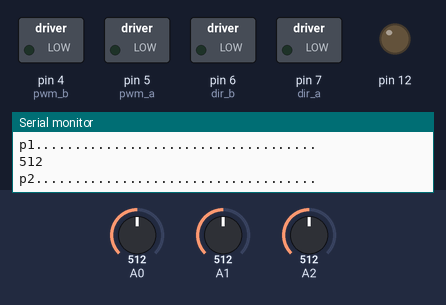
Simulated run of this sketch. Board: Arduino Uno, built with avr-gcc and run on an emulated ATmega328P. Parts: switched loads named in the sketch (green lamp = pin HIGH), output pins drawn as LEDs (lit = HIGH), the last lines printed to the serial monitor. The inputs (shaded band) are chosen by the test bench; at power-on: A2 = 512, A0 = 512, A1 = 512.

Above: at 1.2 s.
1.3 s: A2 set to 690
2.8 s: A2 set to 712
At 4.2 s:
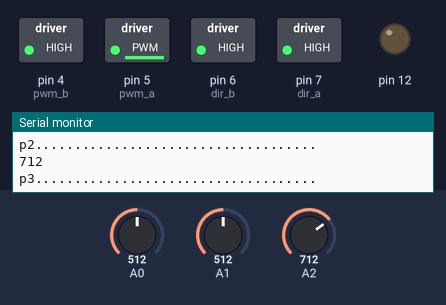
4.5 s: A0 set to 689
6.0 s: A0 set to 712
At 6.5 s:
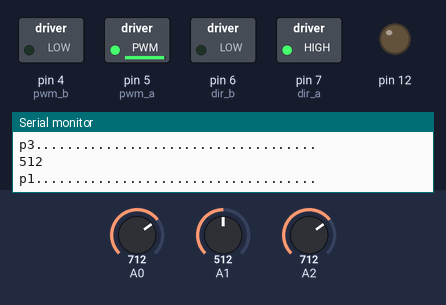
7.7 s: A0 set to 690
At 8.4 s:
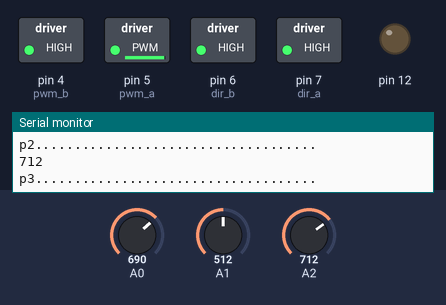
9.4 s: A1 set to 693
10.9 s: A1 set to 714
At 12.0 s:
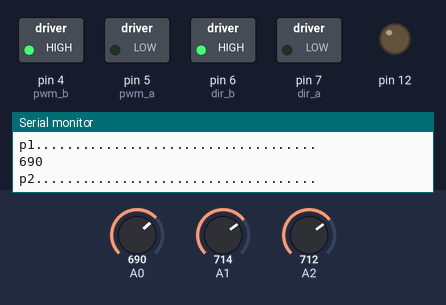
Timing chart, 0 to 13.6 s (numbered marks = the images above; inputs shaded):
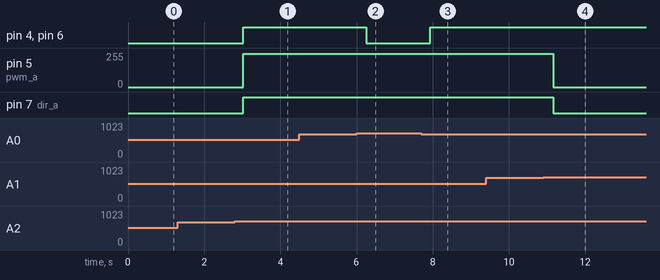

The sketch:

shubh_sagar_linetracer.ino
```cpp
int dir_a = 7;
int dir_b = 6;
int pwm_a = 5;     //dir_a == right motor
int pwm_b = 4;
int led=12;
void setup() {
  // put your setup code here, to run once:

pinMode(pwm_a, OUTPUT);
  pinMode(pwm_b, OUTPUT);
  pinMode(dir_a, OUTPUT);
  pinMode(dir_b, OUTPUT);
pinMode(12,OUTPUT);
  analogWrite(pwm_a, 0);
  analogWrite(pwm_b, 0);
 digitalWrite(dir_a, LOW);
Serial.begin(9600);

}

void loop() {
  digitalWrite(12,LOW);
  // put your main code here, to run repeatedly:
int sensor2 =analogRead(A2);
int sensor3 =analogRead(A1);
int sensor1 = analogRead(A0);
Serial.println("p1....................................");
Serial.println(sensor1);
Serial.println("p2....................................");
Serial.println(sensor2);
Serial.println("p3....................................");
Serial.println(sensor3);


if( (sensor1 < 700) && (sensor2 > 700) && (sensor3 < 700))  //move forward
{
 digitalWrite(dir_a, HIGH);
  digitalWrite(dir_b, HIGH);
  analogWrite(pwm_a, 250);
  analogWrite(pwm_b, 250);


  }

 else if( (sensor1 > 700) && (sensor2 > 700) && (sensor3 < 700))//move left
{
 digitalWrite(dir_a, HIGH);
  digitalWrite(dir_b, LOW);
  analogWrite(pwm_a, 250);
  analogWrite(pwm_b, 0);

  }

  else if( (sensor1 < 700) && (sensor2 > 700) && (sensor3 > 700))//move right
{
  digitalWrite(dir_a, LOW);
  digitalWrite(dir_b, HIGH);
  analogWrite(pwm_a, 0);
  analogWrite(pwm_b, 250);


  }
  else if( (sensor1 < 700) && (sensor2 < 700) && (sensor3 < 700))
{
  digitalWrite(dir_a, LOW);
  digitalWrite(dir_b, LOW);
  analogWrite(pwm_a, 0);
  analogWrite(pwm_b, 0);

  }
}
```

Measured:
- the behaviour switches between 700 and 701 on A2 (found by bisection; images 0 and 1)
- the behaviour switches between 700 and 701 on A0 (found by bisection; images 1 and 2)
- the behaviour switches between 700 and 701 on A1 (found by bisection; images 3 and 4)
- after the input at 2.8 s, pin 4 (pwm_b), pin 6 (dir_b), pin 7 (dir_a): LOW → HIGH after 0.22 s; pin 5 (pwm_a): 0/255 → 250/255 after 0.22 s
- after the input at 6.0 s, pin 4 (pwm_b), pin 6 (dir_b): HIGH → LOW after 0.25 s
- after the input at 7.7 s, pin 4 (pwm_b), pin 6 (dir_b): LOW → HIGH after 0.24 s
- after the input at 10.9 s, pin 5 (pwm_a): 250/255 → 0/255 after 0.27 s; pin 7 (dir_a): HIGH → LOW after 0.27 s
